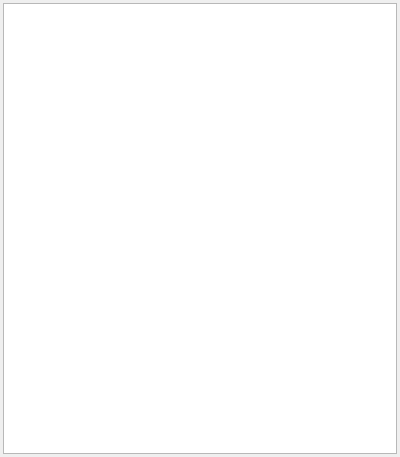
<?xml version="1.0" encoding="UTF-8"?>
<ui version="4.0">
 <class>clUI_MyCalendar</class>
 <widget class="QFrame" name="clUI_MyCalendar">
  <property name="geometry">
   <rect>
    <x>0</x>
    <y>0</y>
    <width>400</width>
    <height>457</height>
   </rect>
  </property>
  <property name="windowTitle">
   <string>Frame</string>
  </property>
  <property name="frameShape">
   <enum>QFrame::NoFrame</enum>
  </property>
  <property name="frameShadow">
   <enum>QFrame::Raised</enum>
  </property>
  <layout class="QVBoxLayout" name="verticalLayout">
   <property name="leftMargin">
    <number>3</number>
   </property>
   <property name="topMargin">
    <number>3</number>
   </property>
   <property name="rightMargin">
    <number>3</number>
   </property>
   <property name="bottomMargin">
    <number>3</number>
   </property>
   <item>
    <widget class="QTableWidget" name="tableWidget"/>
   </item>
  </layout>
 </widget>
 <resources/>
 <connections/>
</ui>
